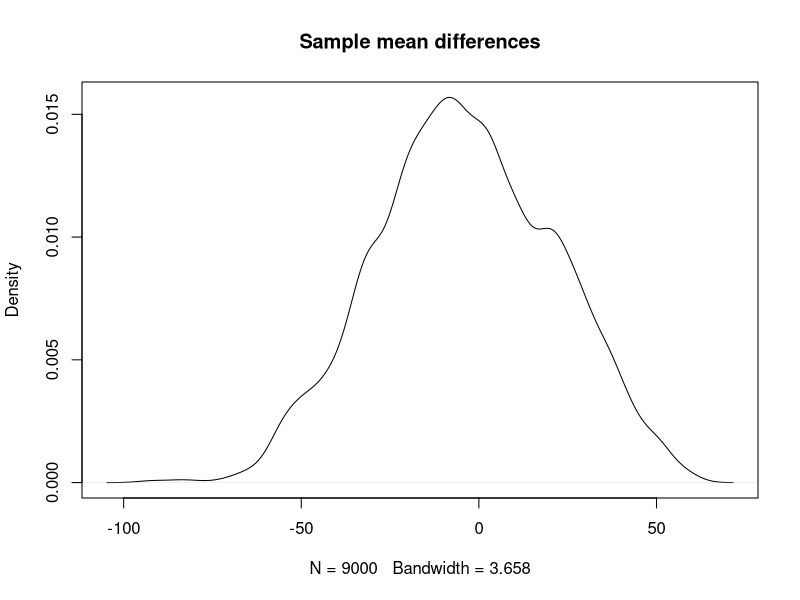

This chart was generated by the following R code:
# Create two sample distributions
population_1 <- rnorm(n = 800, mean = 6, sd = 20)
population_2 <- rnorm(n = 500, mean = 9, sd = 18)

# Create a graph for the difference of possible sample distributions
sample_1 <- sample(population_1, size = 100, replace = F)
sample_2 <- sample(population_2, size = 93, replace = F)

sample_differences <- c()
for (a in sample_2) {
  sample_differences <- c(sample_differences, sample_1 - sample_2[a])
}

plot(density(sample_differences), main = "Sample mean differences")
